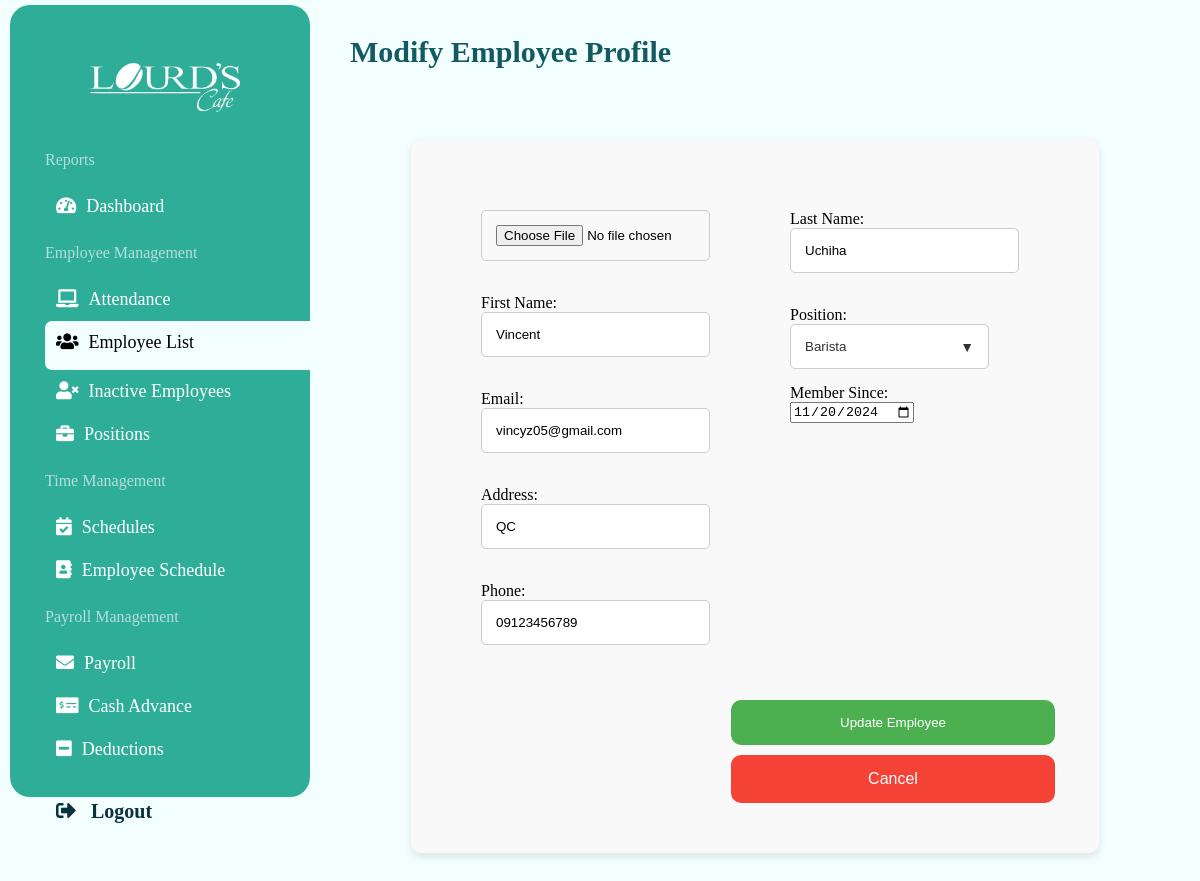
Page /EmManagement/edit-employee.php?employee_id=98940 (signed in) on the committed database.
### tables this page shows
CREATE TABLE `employees` (
  `employee_id` int(11) NOT NULL,
  `email` varchar(100) DEFAULT NULL,
  `password` varchar(255) DEFAULT '12345',
  `phone` varchar(20) DEFAULT NULL,
  `address` text DEFAULT NULL,
  `photo` varchar(255) DEFAULT NULL,
  `firstname` varchar(50) DEFAULT NULL,
  `lastname` varchar(50) DEFAULT NULL,
  `birthdate` date DEFAULT NULL,
  `schedule` varchar(100) DEFAULT NULL,
  `gender` enum('Male','Female','Other') DEFAULT NULL,
  `position` varchar(50) DEFAULT NULL,
  `member_since` date DEFAULT NULL,
  `status` enum('active','inactive') DEFAULT 'active'
);

CREATE TABLE `positions` (
  `position_id` int(11) NOT NULL,
  `position_title` varchar(100) NOT NULL,
  `rate_per_hour` decimal(5,2) NOT NULL
);

### EmManagement/edit-employee.php (the view, shortened to what this page needs)
<?php
$servername = "localhost";
$db_username = "root";
$db_password = "";
$dbname = "CoffeeShop";
$conn = new mysqli($servername, $db_username, $db_password, $dbname);
if (isset($_GET['employee_id'])) {
    $employee_id = $_GET['employee_id'];
    $sql = "SELECT * FROM employees WHERE employee_id = ?";
    $stmt = $conn->prepare($sql);
    $stmt->bind_param("i", $employee_id);
    $stmt->execute();
    $result = $stmt->get_result();
    $employee = $result->fetch_assoc();
} else {
    header("Location: employee-list.php");
    exit();
}
$positions = [];
$position_sql = "SELECT position_id, position_title FROM positions";
$position_result = $conn->query($position_sql);
if ($position_result->num_rows > 0) {
    while ($row = $position_result->fetch_assoc()) {
        $positions[] = $row;
    }
}
?>
<!DOCTYPE html>
<html>
<head>
    <link href="https://cdnjs.cloudflare.com/ajax/libs/font-awesome/5.15.3/css/all.min.css" rel="stylesheet" />
    <link rel="stylesheet" href="../style/style-sidebar.css">
    <link rel="stylesheet" href="../style/style-edit-employee.css">
</head>
<body>
<div class="sidebar">
        <a href="../dashboard.php"><img alt="Company Logo" height="80" src="../img/letterLogo.png" width="80" /></a>
        <ul>
            <p>Reports</p>
            <li><a href="../dashboard.php"><i class="fas fa-tachometer-alt"></i>Dashboard</a></li>
            <p>Employee Management</p>
            <ul>
                <li><a href="attendance.php"><i class="fa fa-laptop" aria-hidden="true"></i>Attendance</a></li>
                <li style="background-color: #f3feff; border-radius: 7px 0px 0px 7px; text-decoration: none; height: 27px; font-size: 18px; transition: color 0.3s ease;">
                    <a href="employee-list.php" style="color: black; transition: color 0.3s ease;"><i class="fa fa-users" aria-hidden="true"></i>Employee List</a></li>
                <li><a href="inactive-employees.php"><i class="fa fa-user-times" aria-hidden="true"></i>Inactive Employees</a></li>
                <li><a href="positions.php"><i class="fa fa-briefcase" aria-hidden="true"></i>Positions</a></li>
            </ul>
            <p>Time Management</p>
            <ul>
                <li><a href="schedule_management.php"><i class="fas fa-calendar-check"></i>Schedules</a></li>
                <li><a href="employee-schedule.php"><i class="fa fa-address-book" aria-hidden="true"></i>Employee Schedule</a></li>
            </ul>
            <p>Payroll Management</p>
            <li><a href="../PayManagement/payroll.php"><i class="fa fa-envelope" aria-hidden="true"></i>Payroll</a></li>
            <li><a href="../PayManagement/cash-advance.php"><i class="fas fa-money-check-alt"></i>Cash Advance</a></li>
            <li><a href="../PayManagement/taxDeduction.php"><i class="fa fa-minus-square" aria-hidden="true"></i>Deductions</a></li><br>
            <li><a href="../logout.php" class="logout-link" onclick="return confirm('Are you sure you want to log out?');"><i class="fas fa-sign-out-alt"></i> Logout</a></li>
        </ul>
    </div>
    <div class="content">
        <div class="contentBody">
            <div class="top-bar">
                <h1> Modify Employee Profile</h1>
            </div>
            <form action="edit-employee.php?employee_id=<?php echo $employee['employee_id']; ?>" method="POST" enctype="multipart/form-data" class="employee-form">
                <div class="form-container">
                    <div class="form-column">
                        <input type="file" id="photo" name="photo" accept=".jpg, .jpeg, .png"><br><br>
                        <label for="firstname">First Name:</label>
                        <input type="text" id="firstname" name="firstname" value="<?php echo htmlspecialchars($employee['firstname'], ENT_QUOTES, 'UTF-8'); ?>" required><br><br>
                        <label for="email">Email:</label>
                        <input type="email" id="email" name="email" value="<?php echo htmlspecialchars($employee['email'], ENT_QUOTES, 'UTF-8'); ?>" required><br><br>
                        <label for="address">Address:</label>
                        <input type="text" id="address" name="address" value="<?php echo htmlspecialchars($employee['address'], ENT_QUOTES, 'UTF-8'); ?>" required><br><br>
                        <label for="phone">Phone:</label>
                        <input type="text" id="phone" name="phone"
                            value="<?php echo htmlspecialchars($employee['phone'], ENT_QUOTES, 'UTF-8'); ?>"
                            maxlength="11" pattern="09\d{9}"
                            title="Phone number must start with '09' and be exactly 11 digits long."
                            required>
                    </div>
                    <div class="form-column">
                        <label for="lastname">Last Name:</label>
                        <input type="text" id="lastname" name="lastname" value="<?php echo htmlspecialchars($employee['lastname'], ENT_QUOTES, 'UTF-8'); ?>" required><br><br>
                        <label for="position">Position:</label>
                        <div class="select-wrapper">
                            <select id="position" name="position" required>
                                <?php foreach ($positions as $pos): ?>
                                    <option value="<?php echo htmlspecialchars($pos['position_id'], ENT_QUOTES, 'UTF-8'); ?>"
                                        <?php echo ($employee['position'] == $pos['position_id']) ? 'selected' : ''; ?>>
                                        <?php echo htmlspecialchars($pos['position_title'], ENT_QUOTES, 'UTF-8'); ?>
                                    </option>
                                <?php endforeach; ?>
                            </select>
                        </div>
                        <label for="member_since">Member Since:</label>
                        <input type="date" id="member_since" name="member_since" value="<?php echo $employee['member_since'] ? date('Y-m-d', strtotime($employee['member_since'])) : ''; ?>"><br><br>
                    </div>
                </div>
                <div class="submit-btn-container">
                    <input type="submit" name="update_employee" value="Update Employee">
                    <button type="button" onclick="window.location.href='employee-list.php'" class="cancel-btn">
                        Cancel
                    </button>
                </div>
            </form>
        </div>
    </div>
</body>
</html>

### style/style-sidebar.css (style rules this page uses)
.sidebar { width: 300px; height: 96.5vh; background-color: #2eae99; z-index: 2; color: white; position: fixed; padding-top: 20px; border-radius: 20px 20px 20px 20px; margin-top: 5px; margin-left: 10px; }
.sidebar img { display: block; margin-top: auto; margin-left: 30px; margin-bottom: -10px; align-items: center; width: 250px; height: 120px; }
.sidebar p { margin-left: 35px; color: #b6dddd; }
.sidebar ul { list-style-type: none; padding: 0; }
.sidebar ul li { margin-left: 35px; padding: 11px; text-align: left; cursor: pointer; font-size: 18px; }
.sidebar ul li a { color: rgb(255, 255, 255); text-decoration: none; }
.sidebar ul li i { margin-right: 10px; }
.sidebar .logout-link { font-size: 20px; color: #08323d; text-decoration: none; font-weight: bold; }

### style/style-edit-employee.css (style rules this page uses)
body { margin: 0; font-family: Montserrat; background-color: #f3feff; }
.content { margin-left: 280px; padding: 20px; position: relative; }
.content h1 { position: absolute; z-index: 1; top: 0; left: 0; right: 0; font-size: 30px; margin: 0; margin-top: 10px; background-color: #f3feff; padding: 25px 70px 25px; color:#125a61; }
.top-bar { display: flex; justify-content: space-between; align-items: center; margin-top: 80px; padding: 10px 20px; }
.contentBody { margin-left: 30px; padding: 20px; }
.employee-form { width: 80%; height: 100%; margin: auto; padding: 20px; background-color: #f9f9f9; border-radius: 10px; box-shadow: 0 4px 8px rgba(0, 0, 0, 0.1); }
.form-container { display: flex; justify-content: space-between; gap: 70px; padding: 50px; margin-bottom: 0; background-color: #f9f9f9; min-height: 300px; }
.form-column { flex: 1; margin-right: 40px; }
input[type="text"], input[type="email"], input[type="file"], select { width: 100%; padding: 14px; margin-bottom: 15px; border: 1px solid #ccc; border-radius: 5px; }
input[type="submit"] { width: 50%; padding: 15px; margin-top: -10px; margin-left: 300px; margin-bottom: 10px; background-color: #4CAF50; color: white; border: none; border-radius: 10px; cursor: pointer; }
select { background-color: #fff; color: #333; appearance: none; -webkit-appearance: none; -moz-appearance: none; cursor: pointer; position: relative; }
.select-wrapper { position: relative; }
.select-wrapper::after { content: '▼'; position: absolute; right: 15px; top: 40%; transform: translateY(-50%); font-size: 14px; color: #333; pointer-events: none; }
button.cancel-btn { width: 50%; padding: 15px; margin-top: auto; margin-left: 300px; margin-bottom: 30px; background-color: #f44336; color: white; border: none; border-radius: 10px; cursor: pointer; font-size: 16px; }

### rows in the picture
employees: firstname "Vincent", email "vincyz05@gmail.com", address "QC", phone "09123456789", lastname "Uchiha", position "Barista", member_since "11/20/2024"
